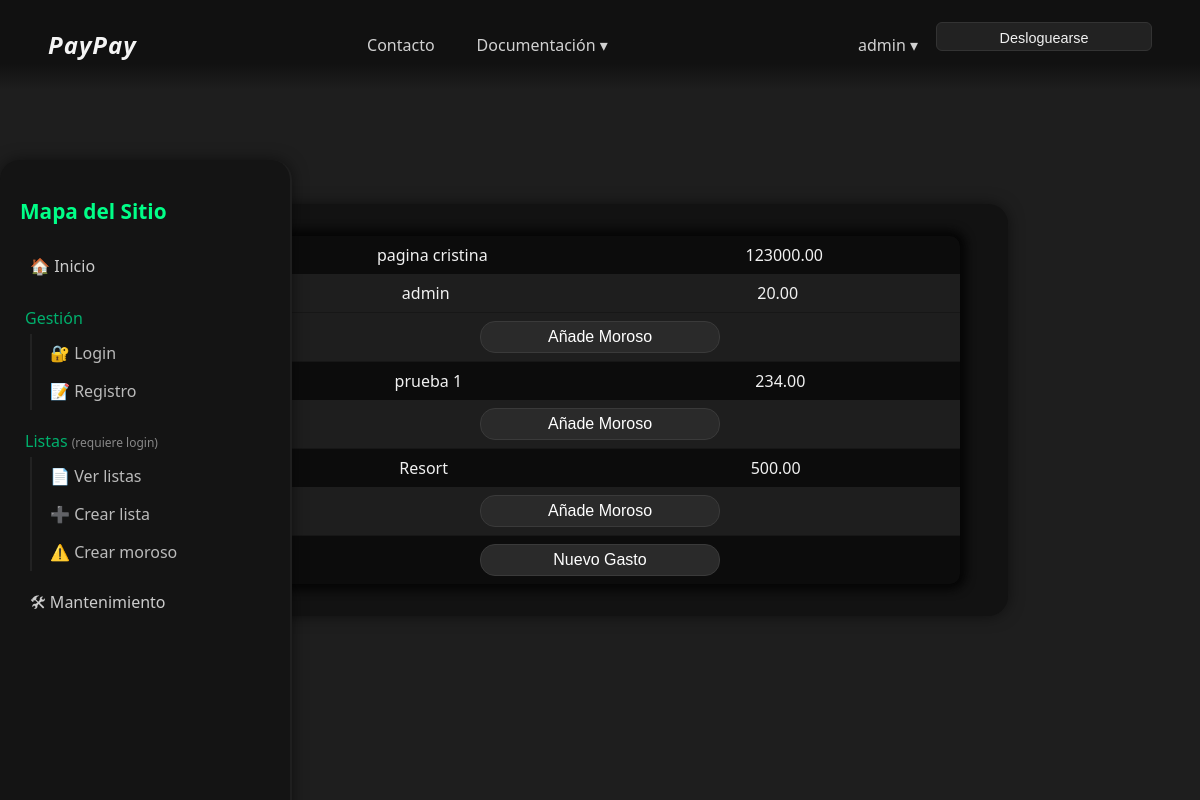
Page /Listas/listas.php (signed in) on the committed database.
### tables this page shows
CREATE TABLE `gastos` (
  `id_gasto` int NOT NULL,
  `id_usuario` int NOT NULL,
  `descripcion` varchar(255) NOT NULL,
  `monto` decimal(10,2) NOT NULL,
  `fecha` datetime DEFAULT CURRENT_TIMESTAMP
);

CREATE TABLE `usuarios_gasto` (
  `id_usuario_gasto` int NOT NULL,
  `id_gasto` int NOT NULL,
  `id_usuario` int NOT NULL,
  `monto_participacion` decimal(10,2) DEFAULT '0.00'
);

CREATE TABLE `usuarios` (
  `id_usuario` int NOT NULL,
  `nombre` varchar(100) NOT NULL,
  `clave` varchar(50) NOT NULL,
  `email` varchar(120) DEFAULT NULL,
  `fecha_registro` datetime DEFAULT CURRENT_TIMESTAMP
);

### Listas/listas.php (the view, shortened to what this page needs)
<?php
  $result = "";
  if(!isset($_SESSION["usuario"])){
    header("Location:../index.php");
  }else{
    require_once("../gestion/conexion.php");
    try{
      $usuario =$_SESSION["usuario"];
      $sql= "SELECT * FROM `gastos` WHERE `id_usuario` = (SELECT `id_usuario` FROM `usuarios` WHERE `nombre` = '$usuario');";
      $stmt = $conn->prepare($sql);
      $stmt->execute();
      $result = $stmt->setFetchMode(PDO::FETCH_ASSOC);
      $result = $stmt->fetchAll(PDO::FETCH_ASSOC);
    }catch(PDOException $e) {
      echo $sql . "<br>" . $e->getMessage();
    }
  }
?>
<!DOCTYPE html>
<html lang="en">
  <head>
    <link rel="stylesheet" href="../estilos/style2.css">
  </head>
  <body>
    <header>
      <nav class="navbar">
        <div class="logo">
          <a href="../index.php"><i><b>PayPay</b></i></a>
        </div>
        <ul class="nav-links">
          <li><a href="#">Contacto</a></li>
          <li class="dropdown">
            <a href="#" class="dropdown-toggle">Documentación ▾</a>
          </li>
        </ul>
        <?php
          if(isset($_SESSION["usuario"])){
            ?>
              <div class="nav-buttons">
                <li class="dropdown">
                  <a href="#" class="dropdown-toggle"><?php echo $_SESSION["usuario"]; ?> ▾</a>
                </li>
                <a href="../gestion/unLogin.php">
                  <button class="btn-outline-dark">
                    Desloguearse
                  </button>
                </a>
              </div>
        <?php
              }
            ?>
      </nav>
    </header>
    <main>
      <aside class="sidebar">
        <nav class="menu">
          <h2 class="menu-title">Mapa del Sitio</h2>
          <ul class="menu-list">
            <li class="menu-item">
                <a href="../index.php">🏠 Inicio</a>
            </li>
            <li class="menu-section">Gestión</li>
            <ul class="submenu">
                <li><a href="gestion/login.php">🔐 Login</a></li>
                <li><a href="gestion/registro.php">📝 Registro</a></li>
            </ul>
            <li class="menu-section">Listas <span class="nota">(requiere login)</span></li>
            <ul class="submenu">
                <li><a href="listas.php">📄 Ver listas</a></li>
                <li><a href="crearLista.php">➕ Crear lista</a></li>
                <li><a href="crearMoroso.php">⚠️ Crear moroso</a></li>
            </ul>
            <li class="menu-item">
                <a href="../mantenimiento.php">🛠 Mantenimiento</a>
            </li>
          </ul>
        </nav>
      </aside>
      <section class="listas">
        <article>
        <?php
        if(!empty($result)){
          foreach($result as $row) {
            echo "<div class='descripcion'><p>".$row["descripcion"]."</p><p>".$row["monto"]."</p></div>";
            require("../gestion/conexion.php");
            try{
              $id=$row["id_gasto"];
              $sqlgasto= "SELECT * FROM `usuarios_gasto` WHERE `id_gasto` = '$id';";
              $stmt = $conn->prepare($sqlgasto);
              $stmt->execute();
              $resultg = $stmt->setFetchMode(PDO::FETCH_ASSOC);
              $resultg = $stmt->fetchAll(PDO::FETCH_ASSOC);
            }catch(PDOException $e) {
              echo $sqlgasto . "<br>" . $e->getMessage();
            }
            foreach($resultg as $rowg) {
              $sqlUsuario = "SELECT `nombre` FROM `usuarios` WHERE `id_usuario` = '".$rowg['id_usuario']."';";
              $stmtU = $conn->prepare($sqlUsuario);
              $stmtU->execute();
              $resultu = $stmtU->fetchAll(PDO::FETCH_ASSOC);
              echo "<div class='elemento_lista'>";
              echo "<p>".$resultu[0]['nombre']."</p>";
              echo "<p>".$rowg['monto_participacion']."</p>";
              echo "</div>";
            }
            echo "<div class='elemento_lista'><a href='crearMoroso.php'><button class='btn-outline-dark'>Añade Moroso</button></a></div>";
          }
        }
        ?>
        <div class="descripcion">
          <a href="crearLista.php"><button class="btn-outline-dark">Nuevo Gasto</button></a>
        </div>
        </article>
      </section>
    </main>
  </body>
</html>

### estilos/style2.css (style rules this page uses)
body { margin: 0; font-family: "Segoe UI", Tahoma, Geneva, Verdana, sans-serif; background-color: #1e1e1e; color: #f1f1f1; }
li { list-style: none; height: 100%; }
.navbar { background: linear-gradient(180deg, #111 70%, #1e1e1e 100%); color: #fff; display: flex; align-items: center; justify-content: space-between; padding: 0.8rem 3rem; height: 4em; }
.logo a { font-size: 1.5rem; color: #f5f5f5; letter-spacing: 1px; text-decoration: none; }
.sidebar { width: 250px; background: #141414; color: #eee; padding: 20px; height: 100vh; position: fixed; left: 0; top: 10em; border-right: 2px solid #1f1f1f; font-family: "Segoe UI", sans-serif; }
.menu-title { color: #00ff88; margin-bottom: 20px; font-size: 1.3rem; }
.menu-list { padding: 0; margin: 0; list-style: none; }
.menu-item a { display: block; padding: 10px; color: #ccc; text-decoration: none; border-radius: 5px; transition: background 0.2s, color 0.2s; }
.menu-section { margin-top: 20px; font-size: 1rem; color: #00b06d; padding-left: 5px; }
.submenu { list-style: none; margin: 5px 0 10px 10px; padding-left: 10px; border-left: 2px solid #222; }
.submenu li a { display: block; padding: 8px; color: #bbb; text-decoration: none; border-radius: 4px; transition: background 0.2s, color 0.2s; }
.nota { font-size: 0.75rem; color: #888; }
.nav-links { display: flex; align-items: center; gap: 2rem; margin: 0; padding: 0; }
.nav-links a, .nav-buttons a { color: #d1d1d1; text-decoration: none; transition: color 0.3s ease; }
.btn-outline-dark { color: #fff; border: 1px solid #3a3a3a; background-color: #2a2a2a; transition: all 0.3s ease; border-radius: 15px; width: 15em; height: 2em; font-size: 1em; }
.dropdown { position: relative; }
.dropdown > .dropdown-toggle { display: flex; align-items: center; height: 45px; padding: 0 10px; }
.nav-buttons { display: flex; gap: 0.5rem; }
.nav-buttons button { background-color: #222; color: #f1f1f1; border: 1px solid #333; border-radius: 6px; padding: 0.4rem 0.9rem; cursor: pointer; font-size: 0.9rem; transition: all 0.3s ease; }
main { display: flex; justify-content: center; align-items: center; height: 80vh; }
section { background-color: #121212; padding: 2rem 3rem; border-radius: 20px; box-shadow: 0 0 15px rgba(0, 0, 0, 0.5); text-align: center; }
aside { background-color: #121212; padding: 2rem 3rem; border-radius: 20px; box-shadow: 0 0 15px rgba(0, 0, 0, 0.5); margin-right: 2em; }
section, .listas { width: 60%; }
article { box-shadow: 0px 0px 10px 6px rgb(5, 5, 5); background-color: rgb(5, 5, 5); border-radius: 10px; }
.descripcion, .elemento_lista { display: flex; flex-direction: row; justify-content: space-around; padding: 8px; }

### rows in the picture
gastos: descripcion "pagina cristina", monto "123000.00"
usuarios_gasto: id_usuario.nombre "admin", monto_participacion "20.00"
gastos: descripcion "prueba 1", monto "234.00"
gastos: descripcion "Resort", monto "500.00"

### other values in the picture
$_SESSION["usuario"] "admin"
